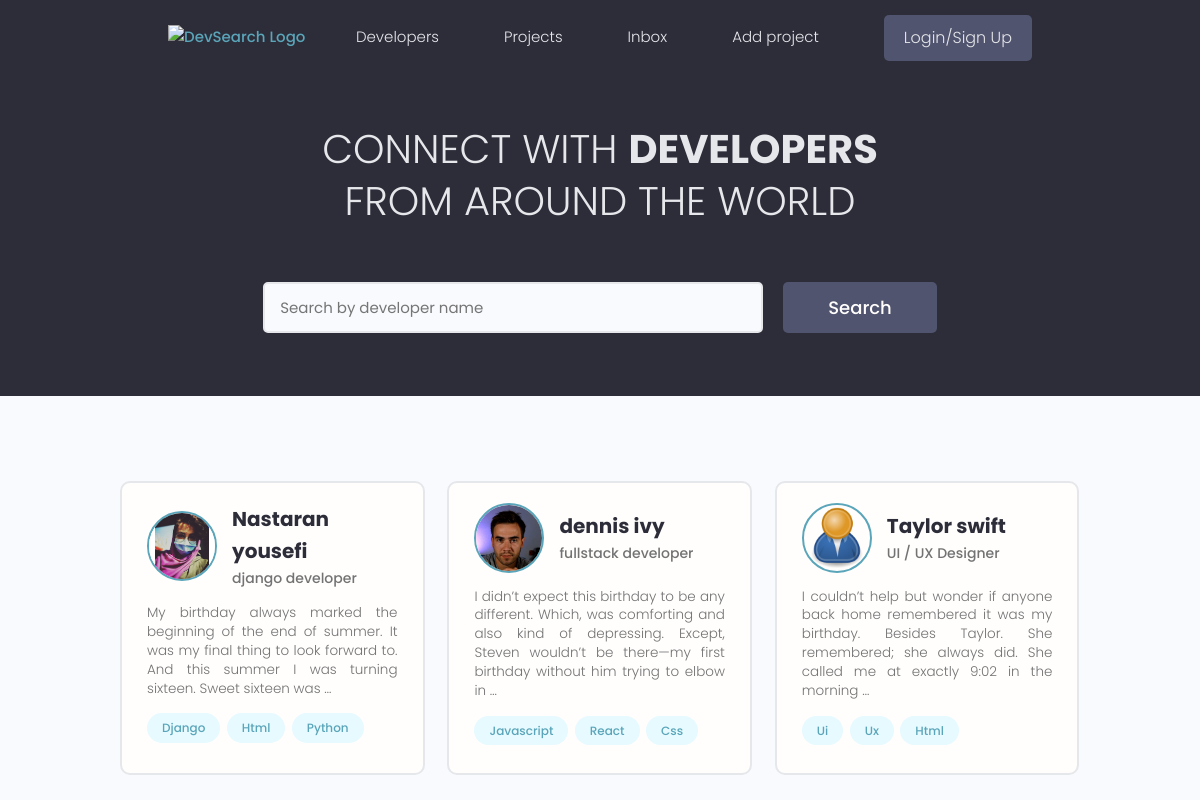
The app's page /, older data.
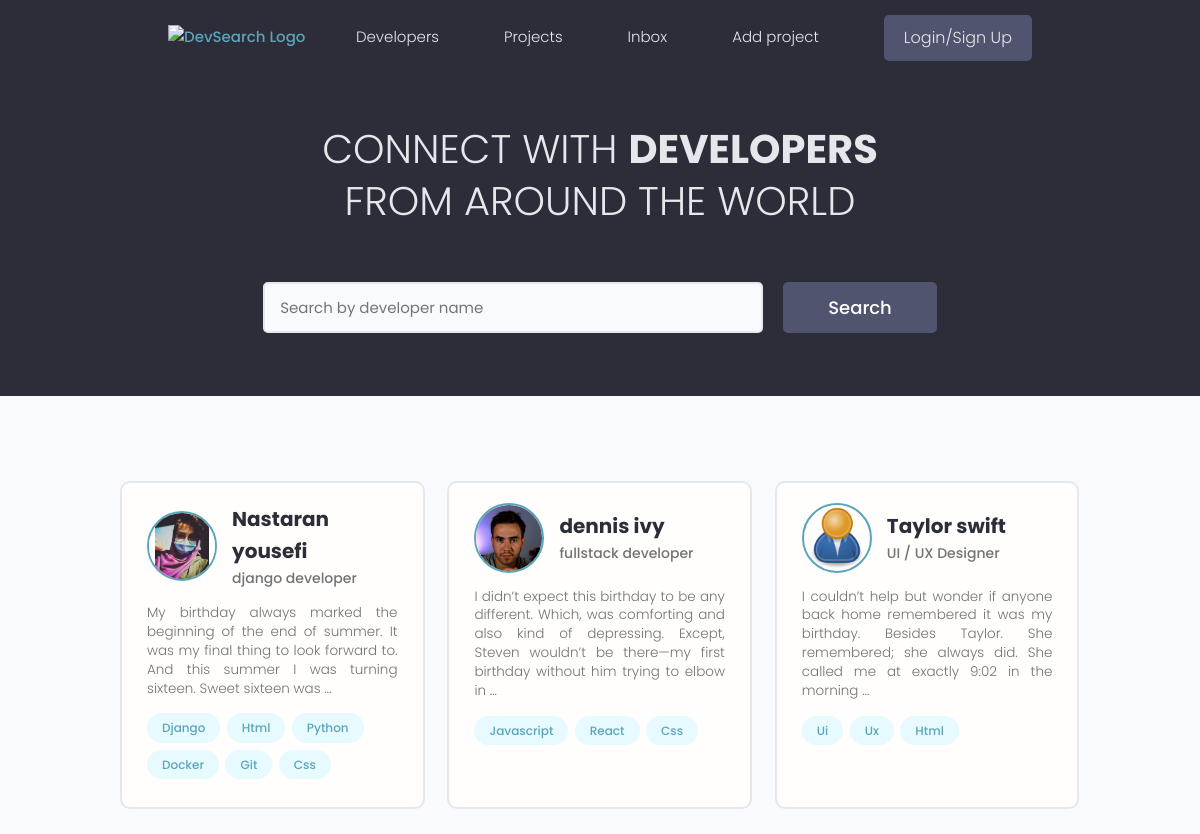
The same page, newer data.
### users/models.py (models this page shows, shortened)
class Profile(models.Model):
    user = models.OneToOneField(User, on_delete=models.CASCADE, null=True, blank=True)
    name = models.CharField(max_length=250, null=True, blank=True)
    username = models.CharField(max_length=250, null=True, blank=True)
    email = models.EmailField(max_length=500, blank=True, null=True)
    short_intro = models.CharField(max_length=200, blank=True, null=True)
    bio = models.TextField(blank=True, null=True)
    location = models.CharField(max_length=200, blank=True, null=True)
    profile_image = models.ImageField(blank=True, null=True, upload_to='profiles/',
                         default='profiles/user-default.png')
    social_github = models.CharField(max_length=500, blank=True, null=True)
    social_linkedin = models.CharField(max_length=500, blank=True, null=True)
    social_website = models.CharField(max_length=500, blank=True, null=True)
    social_twitter = models.CharField(max_length=500, blank=True, null=True)
    created = models.DateTimeField(auto_now_add=True)
    id = models.UUIDField(default=uuid.uuid4, unique=True, editable=False, primary_key=True)

class Skill(models.Model):
    owner = models.ForeignKey(Profile, on_delete=models.CASCADE)
    name = models.CharField(max_length=200, blank=True, null=True)
    description = models.TextField(null=True, blank=True)

### users/views.py (the view)
# urls.py: path('', views.profiles, name='profiles'),
def profiles(request):
    profiles = Profile.objects.all()
    context = {
        'profiles' : profiles,
    }
    return render(request, 'users/profiles.html', context)

### users/templates/users/profiles.html (shortened to what this page needs)
{% extends 'main.html' %}
{% block content %}
<main class="home">
    <section class="hero-section text-center">
      <div class="container container--narrow">
        <div class="hero-section__box">
          <h2>CONNECT WITH <span>DEVELOPERS</span></h2>
          <h2>FROM AROUND THE WORLD</h2>
        </div>
        <div class="hero-section__search">
          <form class="form" action="#" method="get">
            <div class="form__field">
              <input class="input input--text" id="formInput#search" type="text" name="text"
                placeholder="Search by developer name" />
            </div>
            <input class="btn btn--sub btn--lg" type="submit" value="Search" />
          </form>
        </div>
      </div>
    </section>
    <section class="devlist">
      <div class="container">
        <div class="grid grid--three">
        {% for profile in profiles %}
          <div class="column card">
            <div class="dev">
              <a href="{% url 'user-profile' profile.pk %}" class="card__body">
                <div class="dev__profile">
                  <img class="avatar avatar--md" src="{{ profile.profile_image.url }}" alt="image" />
                  <div class="dev__meta">
                    <h3>{{ profile.name }}</h3>
                    <h5>{{ profile.short_intro|truncatewords:6 }}</h5>
                  </div>
                </div>
                <p class="dev__info">{{ profile.bio|truncatewords:30 }}</p>
                <div class="dev__skills">
                    {% for skill in profile.skill_set.all|slice:'6' %}
                      <span class="tag tag--pill tag--main">
                        <small>{{ skill.name|title }}</small>
                      </span>
                    {% endfor %}
                </div>
              </a>
            </div>
          </div>
          {% endfor %}
        </div>
      </div>
    </section>
  </main>
{% endblock %}

Row changes from the older to the newer data that the page shows:
added Skill: name "Docker", shown under Profile "Nastaran yousefi"
added Skill: name "Git", shown under Profile "Nastaran yousefi"
added Skill: name "Css", shown under Profile "Nastaran yousefi"
